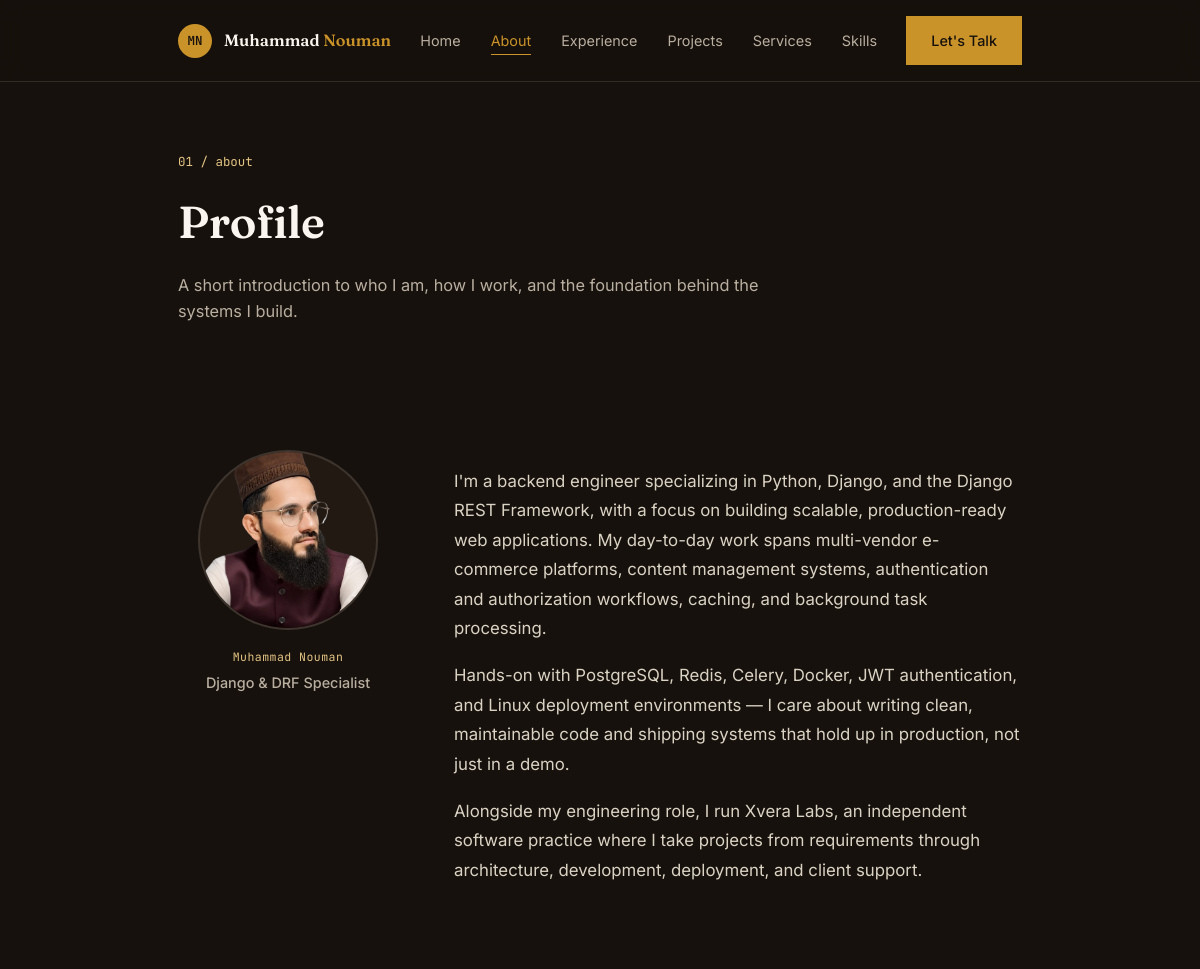
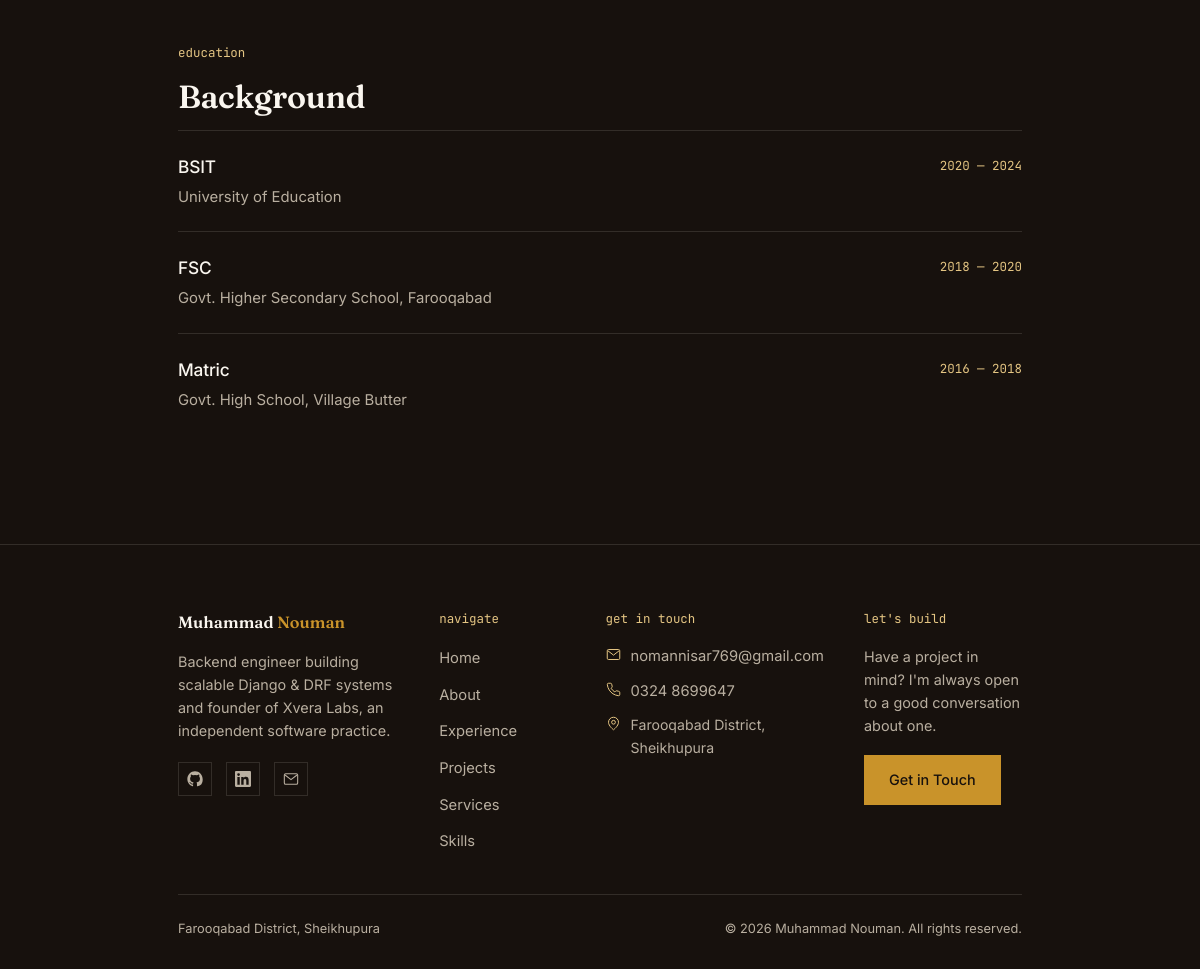
The page /about/ on the database its author committed (2 pictures, top to bottom).
### apps/about/models.py (models this page shows, shortened)
class Profile(models.Model):
    headline = models.CharField(max_length=150, default='Backend Engineer')
    bio_paragraph_1 = models.TextField()
    bio_paragraph_2 = models.TextField(blank=True)
    bio_paragraph_3 = models.TextField(blank=True)
    class Meta:
        verbose_name = 'Profile'
        verbose_name_plural = 'Profile'

class Education(models.Model):
    degree = models.CharField(max_length=120)
    institution = models.CharField(max_length=200)
    date_range = models.CharField(max_length=50, help_text='e.g. 2020 — 2024')
    order = models.PositiveIntegerField(default=0)
    class Meta:
        ordering = ['order']

### apps/about/views.py (the view)
# urls.py: path('', views.about, name='about'),
def about(request):
    context = {
        'profile': Profile.objects.first(),
        'education': Education.objects.all(),
    }
    return render(request, 'about/about.html', context)

### core/context_processors.py (called while the page is built)
def site_meta(request):
    return {
        'SITE_NAME': settings.SITE_NAME,
        'OWNER_NAME': settings.OWNER_NAME,
        'OWNER_EMAIL': settings.OWNER_EMAIL,
        'OWNER_PHONE': settings.OWNER_PHONE,
        'OWNER_LOCATION': settings.OWNER_LOCATION,
        'OWNER_GITHUB': settings.OWNER_GITHUB,
        'OWNER_LINKEDIN': settings.OWNER_LINKEDIN,
    }

### templates/about/about.html (shortened to what this page needs)
{% extends 'base.html' %}
{% load static %}
{% block content %}
<div class="page-header">
  <div class="wrap">
    <span class="mono">01 / about</span>
    <h1>Profile</h1>
    <p>A short introduction to who I am, how I work, and the foundation behind the systems I build.</p>
  </div>
</div>
<section>
  <div class="wrap about-grid">
    <div class="about-portrait">
      <div class="portrait-circle small">
        <img src="{% static 'images/photo.png' %}" alt="{{ OWNER_NAME }}">
      </div>
      <div class="portrait-meta">
        <span class="mono">{{ OWNER_NAME|default:"Backend Engineer" }}</span>
        <div class="portrait-role">Django & DRF Specialist</div>
      </div>
    </div>
    <div class="about-body">
      {% if profile %}
        <p>{{ profile.bio_paragraph_1 }}</p>
        {% if profile.bio_paragraph_2 %}<p>{{ profile.bio_paragraph_2 }}</p>{% endif %}
        {% if profile.bio_paragraph_3 %}<p>{{ profile.bio_paragraph_3 }}</p>{% endif %}
      {% else %}
        <p>Run <code>python manage.py seed_data</code> to load profile content.</p>
      {% endif %}
    </div>
  </div>
</section>
<section class="edu-section">
  <div class="wrap">
    <div class="sec-head">
      <span class="mono">education</span>
      <h2>Background</h2>
    </div>
    <div class="edu-list">
      {% for edu in education %}
      <div class="edu-item">
        <div class="edu-left">
          <h3>{{ edu.degree }}</h3>
          <div class="org">{{ edu.institution }}</div>
        </div>
        <span class="mono edu-date">{{ edu.date_range|lower }}</span>
      </div>
      {% empty %}
      <p class="muted">No education entries yet.</p>
      {% endfor %}
    </div>
  </div>
</section>
{% endblock %}

### templates/base.html (shortened to what this page needs)
{% load static %}
<!DOCTYPE html>
<html lang="en">
<head>
  <link rel="stylesheet" href="{% static 'css/style.css' %}">
</head>
<body>
{% include 'partials/header.html' %}
{% block content %}{% endblock %}
{% include 'partials/footer.html' %}
</body>
</html>

### templates/partials/header.html (shortened to what this page needs)
{% load static %}
<nav>
  <div class="wrap nav-wrap">
    <a class="brand" href="{% url 'home:home' %}">
      <span class="brand-mark">MN</span>
      <span class="brand-text">Muhammad <span>Nouman</span></span>
    </a>
    <ul class="navlinks">
      <li><a href="{% url 'home:home' %}" {% if request.resolver_match.url_name == 'home' %}class="active"{% endif %}>Home</a></li>
      <li><a href="{% url 'about:about' %}" {% if request.resolver_match.url_name == 'about' %}class="active"{% endif %}>About</a></li>
      <li><a href="{% url 'experience:experience' %}" {% if request.resolver_match.url_name == 'experience' %}class="active"{% endif %}>Experience</a></li>
      <li><a href="{% url 'projects:projects' %}" {% if request.resolver_match.url_name == 'projects' %}class="active"{% endif %}>Projects</a></li>
      <li><a href="{% url 'services:services' %}" {% if request.resolver_match.url_name == 'services' %}class="active"{% endif %}>Services</a></li>
      <li><a href="{% url 'skills:skills' %}" {% if request.resolver_match.url_name == 'skills' %}class="active"{% endif %}>Skills</a></li>
    </ul>
    <a class="btn btn-primary nav-cta" href="{% url 'contact:contact' %}">Let's Talk</a>
  </div>
</nav>

### templates/partials/footer.html (shortened to what this page needs)
<footer>
  <div class="wrap">
    <div class="footer-grid">
      <div class="footer-col footer-brand">
      <span class="brand-text">Muhammad <span>Nouman</span></span>
        <p>Backend engineer building scalable Django &amp; DRF systems  and founder of Xvera Labs, an independent software practice.</p>
        <div class="social-row">
          <a href="{{ OWNER_GITHUB }}" target="_blank" rel="noopener" aria-label="GitHub">
          </a>
          <a href="{{ OWNER_LINKEDIN }}" target="_blank" rel="noopener" aria-label="LinkedIn">
          </a>
          <a href="mailto:{{ OWNER_EMAIL }}" aria-label="Email">
            <svg viewBox="0 0 24 24" fill="none" stroke="currentColor" stroke-width="1.6"><rect x="2" y="4" width="20" height="16" rx="2"/><path d="m3 6 9 7 9-7"/></svg>
          </a>
        </div>
      </div>
      <div class="footer-col">
        <span class="mono">navigate</span>
        <ul class="footer-links">
          <li><a href="{% url 'home:home' %}">Home</a></li>
          <li><a href="{% url 'about:about' %}">About</a></li>
          <li><a href="{% url 'experience:experience' %}">Experience</a></li>
          <li><a href="{% url 'projects:projects' %}">Projects</a></li>
          <li><a href="{% url 'services:services' %}">Services</a></li>
          <li><a href="{% url 'skills:skills' %}">Skills</a></li>
        </ul>
      </div>
      <div class="footer-col">
        <span class="mono">get in touch</span>
        <ul class="footer-links footer-contact">
          <li>
            <svg viewBox="0 0 24 24" fill="none" stroke="currentColor" stroke-width="1.6"><rect x="2" y="4" width="20" height="16" rx="2"/><path d="m3 6 9 7 9-7"/></svg>
            <a href="mailto:{{ OWNER_EMAIL }}">{{ OWNER_EMAIL }}</a>
          </li>
          <li>
            <a href="tel:{{ OWNER_PHONE }}">{{ OWNER_PHONE }}</a>
          </li>
          <li>
            <svg viewBox="0 0 24 24" fill="none" stroke="currentColor" stroke-width="1.6"><path d="M20 10c0 6-8 12-8 12s-8-6-8-12a8 8 0 0 1 16 0Z"/><circle cx="12" cy="10" r="3"/></svg>
            <span>{{ OWNER_LOCATION }}</span>
          </li>
        </ul>
      </div>
      <div class="footer-col">
        <span class="mono">let's build</span>
        <p style="color:var(--muted); font-size:0.9rem; margin:14px 0 18px;">Have a project in mind? I'm always open to a good conversation about one.</p>
        <a class="btn btn-primary" href="{% url 'contact:contact' %}">Get in Touch</a>
      </div>
    </div>
    <div class="foot-note">
      <span>{{ OWNER_LOCATION }}</span>
      <span>© 2026 {{ OWNER_NAME }}. All rights reserved.</span>
    </div>
  </div>
</footer>

### rows shown on the page
Profile: bio_paragraph_1 "I'm a backend engineer specializing in Python, Django, and the Django REST Framework, with a focus on building scalable, production-ready web applications. My day-to-day work spans multi-vendor e-commerce platforms, content management systems, authentication and authorization workflows, caching, and background task processing.", bio_paragraph_2 "Hands-on with PostgreSQL, Redis, Celery, Docker, JWT authentication, and Linux deployment environments — I care about writing clean, maintainable code and shipping systems that hold up in production, not just in a demo.", bio_paragraph_3 "Alongside my engineering role, I run Xvera Labs, an independent software practice where I take projects from requirements through architecture, development, deployment, and client support."
Education: degree "BSIT", institution "University of Education", date_range "2020 — 2024"
Education: degree "FSC", institution "Govt. Higher Secondary School, Farooqabad", date_range "2018 — 2020"
Education: degree "Matric", institution "Govt. High School, Village Butter", date_range "2016 — 2018"

### other values the page prints
{{ OWNER_NAME|default:"Backend Engineer" }} "Muhammad Nouman"
{{ OWNER_EMAIL }} "nomannisar769@gmail.com"
{{ OWNER_PHONE }} "0324 8699647"
{{ OWNER_LOCATION }} "Farooqabad District, Sheikhupura"
{{ OWNER_NAME }} "Muhammad Nouman"
